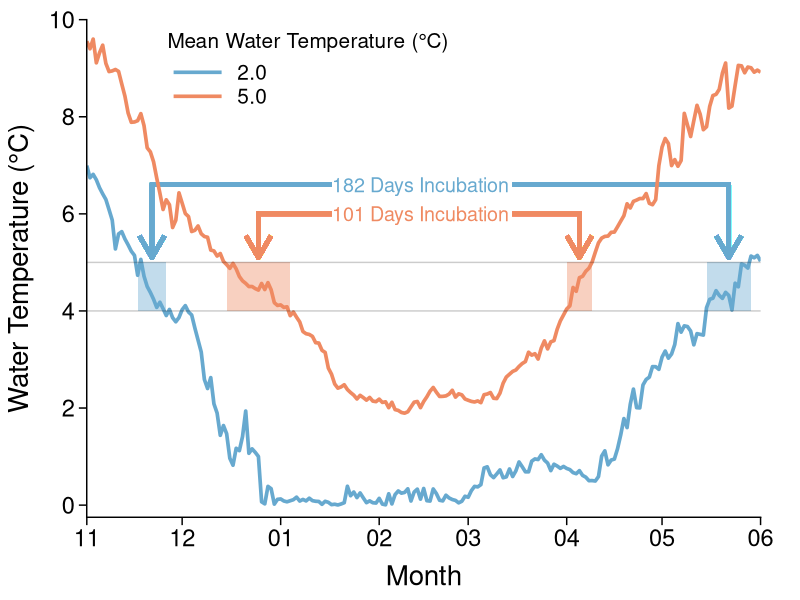

This figure's R source: (Note: this script raises an error after producing the figure.)
## ===========================================================
## Clear the environment first
## ===========================================================
rm(list = ls(all.names=TRUE))

## ===========================================================
## Load packages
## ===========================================================
library(readxl)
library(dplyr)
library(ggplot2)
library(lubridate)
library(tidyr)
library(grid)
library(gridExtra)
library(gtable)
library(geosphere)
library(zoo)
library(cowplot)


## ===========================================================
## Load data and prepare
## ===========================================================
temp.n <- read.csv("data/Mock_Temperature/HOBO-Lake-Superior-SandIsland-ModelingMock-Normal.csv", header = TRUE) %>% 
  mutate(date = as.POSIXct(paste0(year, "-", month, "-", day), format = "%Y-%m-%d"),
         group = "Normal")
temp.h <- read.csv("data/Mock_Temperature/HOBO-Lake-Superior-SandIsland-ModelingMock-Hot.csv", header = TRUE) %>% 
  mutate(date = as.POSIXct(paste0(year, "-", month, "-", day), format = "%Y-%m-%d"),
         group = "Hot")

temp <- bind_rows(temp.n, temp.h) %>% 
  filter(date < as.POSIXct("2018-06-02")) %>% 
  mutate(group = factor(group, ordered = TRUE, levels = c("Normal", "Hot"))) 

temp.spawn.start <- temp %>% group_by(group) %>% 
  filter(date < "2018-01-15") %>% 
  filter(mean.sst <= 5.0) %>% 
  filter(row_number() == 1) %>% 
  dplyr::select(group, spawn.start = date)

temp.spawn.end <- temp %>% group_by(group) %>% 
  filter(date < "2018-01-30") %>% 
  filter(mean.sst <= 4.0) %>% 
  filter(row_number() == 1) %>% 
  dplyr::select(group, spawn.end = date)

temp.hatch.start <- temp %>% group_by(group) %>% 
  filter(date > "2018-03-01") %>% 
  filter(mean.sst >= 4.0) %>% 
  filter(row_number() == 1) %>% 
  dplyr::select(group, hatch.start = date)

temp.hatch.end <- temp %>% group_by(group) %>% 
  filter(date > "2018-03-01") %>% 
  filter(mean.sst >= 5.0) %>% 
  filter(row_number() == 1) %>% 
  dplyr::select(group, hatch.end = date)


temp.spawn <- left_join(temp.spawn.start, temp.spawn.end) %>% 
  group_by(group) %>% 
  mutate(mean.date = mean(as.POSIXct(c(spawn.end, spawn.start), format = c("%Y-%m-%d"))))
temp.spawn.n <- temp.spawn %>% filter(group == "Normal")
temp.spawn.h <- temp.spawn %>% filter(group == "Hot")

temp.hatch <- left_join(temp.hatch.start, temp.hatch.end) %>% 
  group_by(group) %>% 
  mutate(mean.date = mean(as.POSIXct(c(hatch.end, hatch.start), format = c("%Y-%m-%d"))))
temp.hatch.n <- temp.hatch %>% filter(group == "Normal")
temp.hatch.h <- temp.hatch %>% filter(group == "Hot")

temp.summary <- temp %>% 
  left_join(temp.spawn.end) %>% 
  left_join(temp.hatch.start) %>% 
  group_by(group) %>% 
  #filter(date > spawn.end, date < hatch.start) %>% 
  summarize(mean.temp = mean(mean.sst),
            sd.temp = sd(mean.sst))

temp.incubation <- temp %>% 
  left_join(temp.spawn.end) %>% 
  left_join(temp.hatch.start) %>% 
  group_by(group) %>% 
  filter(date > spawn.end, date < hatch.start) %>% 
  summarize(n = n())

plot <- ggplot(data = temp, aes(x = date, y = mean.sst, group = group, color = group)) +
  annotate("rect", xmin = temp.spawn.n$spawn.start, xmax = temp.spawn.n$spawn.end, ymin = 4, ymax = 5, color = NA, fill = "#67a9cf", alpha = 0.4) +
  annotate("rect", xmin = temp.spawn.h$spawn.start, xmax = temp.spawn.h$spawn.end, ymin = 4, ymax = 5, color = NA, fill = "#ef8a62", alpha = 0.4) +
  annotate("rect", xmin = temp.hatch.n$hatch.start, xmax = temp.hatch.n$hatch.end, ymin = 4, ymax = 5, color = NA, fill = "#67a9cf", alpha = 0.4) +
  annotate("rect", xmin = temp.hatch.h$hatch.start, xmax = temp.hatch.h$hatch.end, ymin = 4, ymax = 5, color = NA, fill = "#ef8a62", alpha = 0.4) +
  ## Blue Label
  geom_segment(y = 6.6, x = temp.spawn.n$mean.date, yend = 5.1, xend = temp.spawn.n$mean.date, size = 1.5, color = "#67a9cf", arrow = arrow()) +
  geom_segment(y = 6.6, x = temp.hatch.n$mean.date, yend = 5.1, xend = temp.hatch.n$mean.date, size = 1.5, color = "#67a9cf", arrow = arrow()) +
  geom_segment(y = 6.6, x = temp.spawn.n$mean.date-(15*60*60), yend = 6.6, xend = as.POSIXct("2018-01-17"), size = 1.5, color = "#67a9cf") +
  geom_segment(y = 6.6, x = temp.hatch.n$mean.date+(15*60*60), yend = 6.6, xend = as.POSIXct("2018-03-15"), size = 1.5, color = "#67a9cf") +
  annotate("text", x = as.POSIXct("2018-02-14"), y = 6.6, label = "182 Days Incubation", color = "#67a9cf", size = 5, hjust = 0.5) +
  ## Orange Label
  geom_segment(y = 6, x = temp.spawn.h$mean.date, yend = 5.1, xend = temp.spawn.h$mean.date, size = 1.5, color = "#ef8a62", arrow = arrow()) +
  geom_segment(y = 6, x = temp.hatch.h$mean.date, yend = 5.1, xend = temp.hatch.h$mean.date, size = 1.5, color = "#ef8a62", arrow = arrow()) +
  geom_segment(y = 6, x = temp.spawn.h$mean.date-(15*60*60), yend = 6, xend = as.POSIXct("2018-01-17"), size = 1.5, color = "#ef8a62") +
  geom_segment(y = 6, x = temp.hatch.h$mean.date+(15*60*60), yend = 6, xend = as.POSIXct("2018-03-15"), size = 1.5, color = "#ef8a62") +
  annotate("text", x = as.POSIXct("2018-02-14"), y = 6, label = "101 Days Incubation", color = "#ef8a62", size = 5, hjust = 0.5) +
  geom_line(size = 1.25) +
  geom_hline(yintercept = 5, alpha = 0.2) +
  geom_hline(yintercept = 4, alpha = 0.2) +
  scale_x_datetime(date_labels = "%m", date_breaks = "1 month", expand = c(0.0001,0.0)) +
  scale_y_continuous(limits = c(-0.25, 10), breaks = seq(0, 10, 2), expand = c(0.0, 0.0)) +
  scale_color_manual(values = c("#67a9cf", "#ef8a62"), labels = c("2.0", "5.0")) +
  labs(y = "Water Temperature (°C)", x = "Month", color = "Mean Water Temperature (°C)") +
  theme_cowplot() +
  theme(panel.background = element_blank(), 
        panel.grid = element_blank(), 
        axis.line = element_line(), 
        axis.title.y = element_text(size = 20, margin = margin(0, 10, 0, 0)),
        axis.title.x = element_text(size = 20, margin = margin(10, 0, 0, 0)),
        axis.text.y = element_text(size = 17),
        axis.text.x = element_text(size = 17),
        axis.ticks.length = unit(2, 'mm'),
        legend.key = element_rect(fill = "white"), 
        legend.key.width = unit(3, 'lines'), 
        legend.key.height = unit(1.2, 'lines'),
        legend.title = element_text(size = 15),
        legend.text = element_text(size = 15), 
        legend.position = c(0.12, 0.9),
        plot.margin = unit(c(5, 10, 2, 2), "mm"))

ggdraw() +
  draw_image("figures/misc/egg_blue.png", x = -0.35, y = -0.075, scale = 0.1) +
  draw_image("figures/misc/egg_orange.png", x = -0.18, y = -0.0675, scale = 0.08) +
  draw_image("figures/misc/larvae_blue.png", x = 0.445, y = -0.043, scale = 0.1) +
  draw_image("figures/misc/larvae_orange.png", x = 0.26, y = -0.053, scale = 0.08) +
  draw_plot(plot)

ggsave("figures/Mock-IncubationTemperature.png", height = 6, width = 9, dpi = 300)
